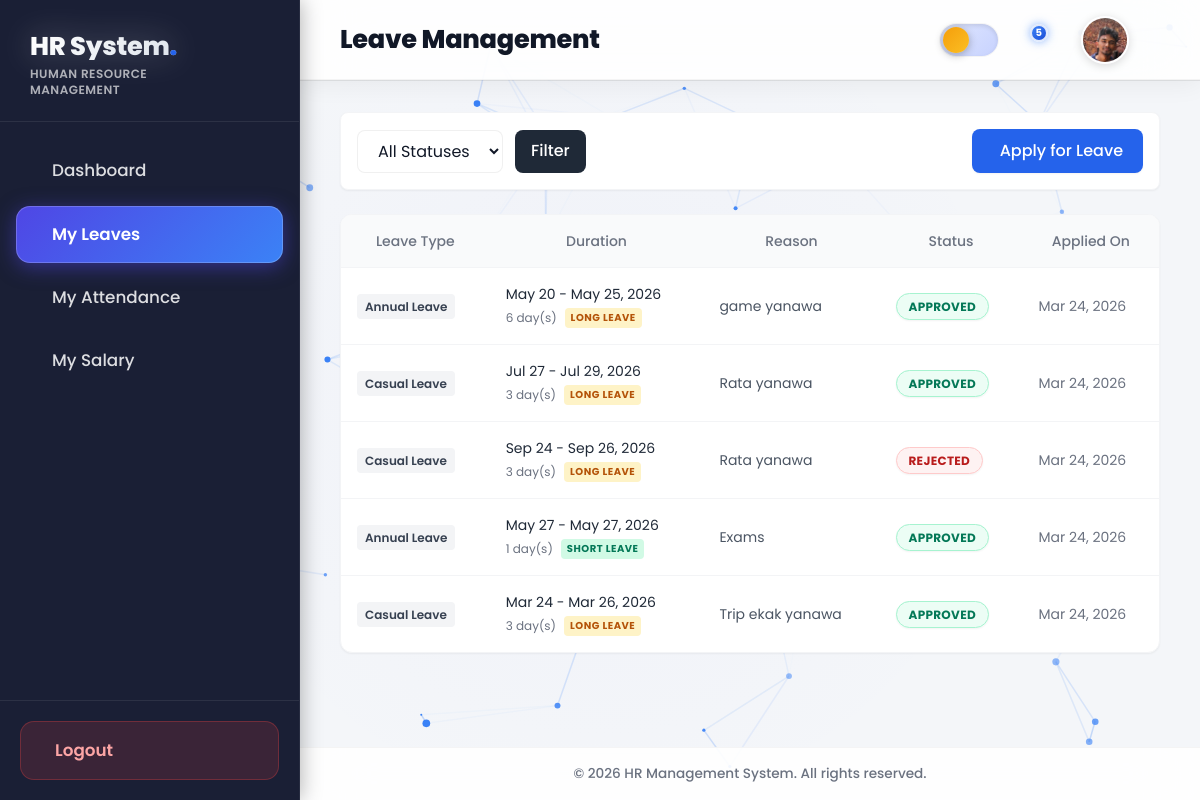
/leave/ (signed in), run on an earlier commit of the app's database.
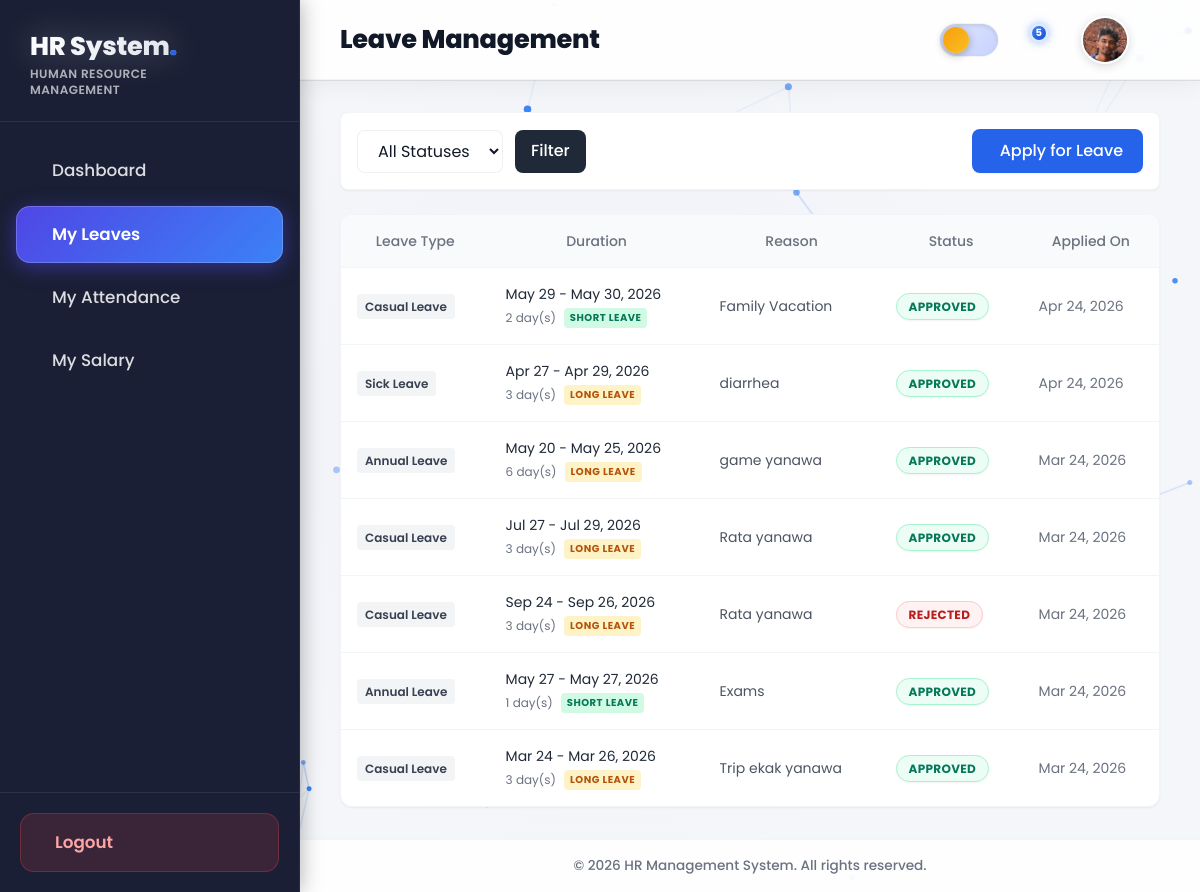
And on a later commit of the database.
### leave/models.py (models this page shows, shortened)
class LeaveRequest(models.Model):
    STATUS_CHOICES = (
        ('PENDING', 'Pending'),
        ('APPROVED', 'Approved'),
        ('REJECTED', 'Rejected'),
    )
    employee = models.ForeignKey(settings.AUTH_USER_MODEL, on_delete=models.CASCADE, related_name='leave_requests')
    leave_type = models.ForeignKey(LeaveType, on_delete=models.SET_NULL, null=True)
    start_date = models.DateField()
    end_date = models.DateField()
    reason = models.TextField()
    status = models.CharField(max_length=20, choices=STATUS_CHOICES, default='PENDING')
    applied_on = models.DateTimeField(auto_now_add=True)
    reviewed_by = models.ForeignKey(settings.AUTH_USER_MODEL, on_delete=models.SET_NULL, null=True, blank=True, related_name='reviewed_leaves')
    @property
    def duration(self):
        if self.start_date and self.end_date:
            return (self.end_date - self.start_date).days + 1
        return 0
    class Meta:
        verbose_name = 'Leave Request'
        verbose_name_plural = 'Leave Requests'
        ordering = ['-applied_on']

class LeaveType(models.Model):
    name = models.CharField(max_length=50) # Sick, Casual, Annual
    days_allowed = models.IntegerField(default=0)

### leave/views.py (the view)
# urls.py: path('', views.leave_list, name='leave_list'),
@login_required
def leave_list(request):
    status_filter = request.GET.get('status', '')
    if request.user.role == 'HR':
        leaves = LeaveRequest.objects.select_related('employee', 'leave_type').all().order_by('-applied_on')
    else:
        leaves = LeaveRequest.objects.filter(employee=request.user).select_related('leave_type').order_by('-applied_on')
    if status_filter:
        leaves = leaves.filter(status=status_filter)
    paginator = Paginator(leaves, 10)
    page_number = request.GET.get('page')
    page_obj = paginator.get_page(page_number)
    context = {
        'leaves': page_obj,
        'status_filter': status_filter
    }
    return render(request, 'leave/list.html', context)

### templates/leave/list.html (shortened to what the changed rows need)
{% extends 'base.html' %}
{% block content %}
<div class="bg-white rounded-xl shadow-sm border border-gray-100 overflow-hidden">
    <div class="overflow-x-auto">
        <table class="w-full text-left border-collapse">
            <thead>
                <tr class="bg-gray-50 border-b border-gray-100 text-gray-500 text-sm">
                    <th class="p-4 font-medium text-center">Leave Type</th>
                    <th class="p-4 font-medium text-center">Duration</th>
                    <th class="p-4 font-medium hidden md:table-cell text-center">Reason</th>
                    <th class="p-4 font-medium text-center">Status</th>
                    <th class="p-4 font-medium hidden sm:table-cell text-center">Applied On</th>
                </tr>
            </thead>
            <tbody class="divide-y divide-gray-100">
                {% for leave in leaves %}
                <tr class="hover:bg-gray-50 transition">
                    <td class="p-4">
                        <span class="bg-gray-100 text-gray-700 px-2 py-1 rounded text-xs font-semibold">{{ leave.leave_type.name|default:"General" }}</span>
                    </td>
                    <td class="p-4">
                        <div class="text-sm text-gray-800">
                            {{ leave.start_date|date:"M d" }} - {{ leave.end_date|date:"M d, Y" }}
                        </div>
                        <div class="text-xs text-gray-500 mt-1 flex items-center gap-2">
                            <span>{{ leave.duration }} day(s)</span>
                            {% if leave.duration <= 2 %}
                                <span class="bg-emerald-100 text-emerald-700 px-1.5 py-0.5 rounded text-[10px] font-bold uppercase tracking-wider">
                                    Short Leave
                                </span>
                            {% else %}
                                <span class="bg-amber-100 text-amber-700 px-1.5 py-0.5 rounded text-[10px] font-bold uppercase tracking-wider">
                                    Long Leave
                                </span>
                            {% endif %}
                        </div>
                    </td>
                    <td class="p-4 hidden md:table-cell text-sm text-gray-600 truncate max-w-xs" title="{{ leave.reason }}">
                        {{ leave.reason|truncatechars:40 }}
                    </td>
                    <td class="p-4">
                        {% if leave.status == 'REJECTED' %}
                            <span class="bg-red-50 border border-red-200 text-red-700 px-3 py-1 rounded-full text-xs font-bold tracking-wide shadow-sm">{{ leave.status }}</span>
                        {% elif leave.status == 'APPROVED' %}
                            <span class="bg-emerald-50 border border-emerald-200 text-emerald-700 px-3 py-1 rounded-full text-xs font-bold tracking-wide shadow-sm">{{ leave.status }}</span>
                        {% else %}
                            <span class="bg-amber-50 border border-amber-200 text-amber-700 px-3 py-1 rounded-full text-xs font-bold tracking-wide shadow-sm">{{ leave.status }}</span>
                        {% endif %}
                    </td>
                    <td class="p-4 hidden sm:table-cell text-sm text-gray-500">{{ leave.applied_on|date:"M d, Y" }}</td>
                </tr>
                {% endfor %}
            </tbody>
        </table>
    </div>
</div>
{% endblock %}

What changed in the data, as far as the page shows it:
added LeaveRequest: leave_type.name "Casual Leave", start_date "May 29", end_date "May 30, 2026", duration "2", shows "SHORT LEAVE", reason "Family Vacation", status "APPROVED", applied_on "Apr 24, 2026"
added LeaveRequest: leave_type.name "Sick Leave", start_date "Apr 27", end_date "Apr 29, 2026", duration "3", shows "LONG LEAVE", reason "diarrhea", status "APPROVED", applied_on "Apr 24, 2026"
